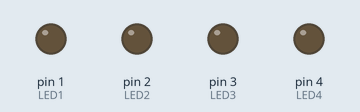
Bench run of a sketch on a simulated Arduino Uno, built with avr-gcc and run on an emulated ATmega328P. Shown: output pins drawn as LEDs (lit = HIGH).

Above: at 0.1 s.
At 0.65 s:
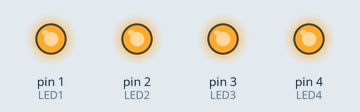
At 1.36 s:
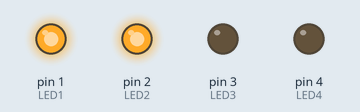
At 2.88 s:
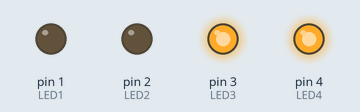
Timing chart, 0 to 3.2 s (numbered marks = the images above):
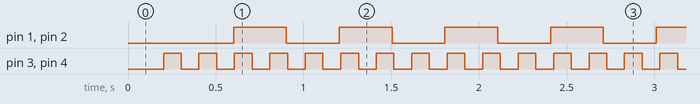

The sketch:

RearLightAttiny.ino
```cpp
#define LED1 1
#define LED2 2
#define LED3 3
#define LED4 4

unsigned long fastLedDelayPrevMillis = 0;
boolean fastLedOn = false;

unsigned long slowLedDelayPrevMillis = 0;
boolean slowLedOn = false;

// the setup function runs once when you press reset or power the board
void setup() {
  // initialize digital pin LED_BUILTIN as an output.
  pinMode(LED1, OUTPUT);
  pinMode(LED2, OUTPUT);
  pinMode(LED3, OUTPUT);
  pinMode(LED4, OUTPUT);
}

// the loop function runs over and over again forever
void loop() {


  if (millis() - fastLedDelayPrevMillis > 100) {
    if (fastLedOn) {
      fastLedOn = false;

      digitalWrite(LED3, HIGH);   // turn the LED on (HIGH is the voltage level)
      digitalWrite(LED4, HIGH);   // turn the LED on (HIGH is the voltage level)
    } else {
      fastLedOn  = true;

      digitalWrite(LED3, LOW);    // turn the LED off by making the voltage LOW
      digitalWrite(LED4, LOW);    // turn the LED off by making the voltage LOW
    }
    fastLedDelayPrevMillis = millis();
  }
  if (millis() - slowLedDelayPrevMillis > 300) {
    if (slowLedOn) {
      slowLedOn = false;

      digitalWrite(LED1, HIGH);   // turn the LED on (HIGH is the voltage level)
      digitalWrite(LED2, HIGH);   // turn the LED on (HIGH is the voltage level)
//      slowLedDelayPrevMillis = millis();
    } else {
      slowLedOn  = true;

      digitalWrite(LED1, LOW);    // turn the LED off by making the voltage LOW
      digitalWrite(LED2, LOW);    // turn the LED off by making the voltage LOW

    }
    slowLedDelayPrevMillis = millis();
  }
}
```

Measured:
- by itself, pin 1 (LED1), pin 2 (LED2): alternates HIGH for 0.30 s and LOW for 0.30 s
- by itself, pin 3 (LED3), pin 4 (LED4): alternates HIGH for 0.10 s and LOW for 0.10 s
